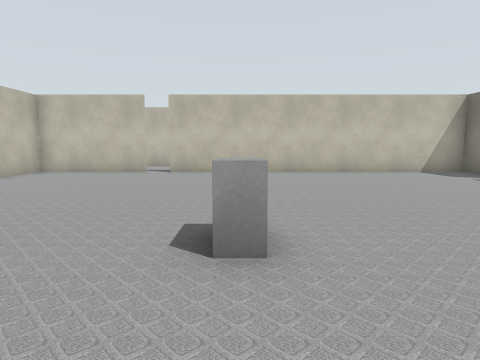
view 1 (above)

24 first-person views from a walk through a world built for the Gazebo simulator. The camera is 0.94 m above the floor, tilts 6° down and sees 75° across. The lines on the ground mark 1 m squares. The floor is counted in squares, 1 m on a side. Each view is taken from the middle of a square. On the plan, view 1 faces up. The plan holds only what a view shows up to about 12 squares ahead; the rest is blank. The place goes on beyond the plan.

view 2
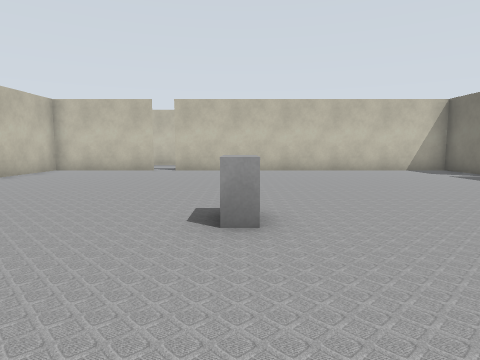

view 3
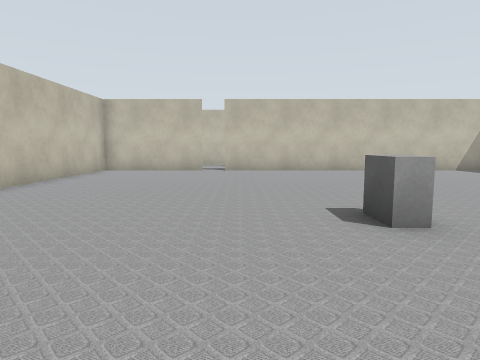

view 4
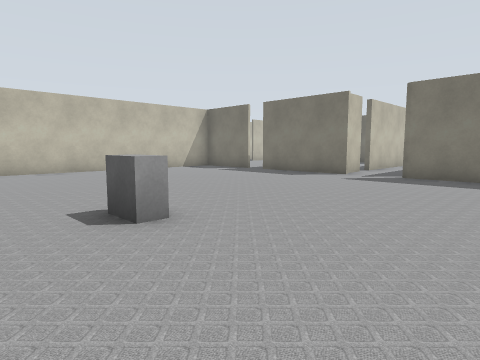

view 5
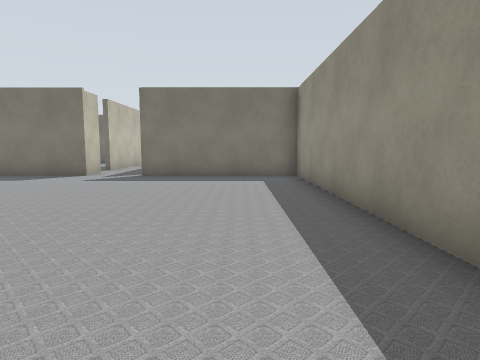

view 6
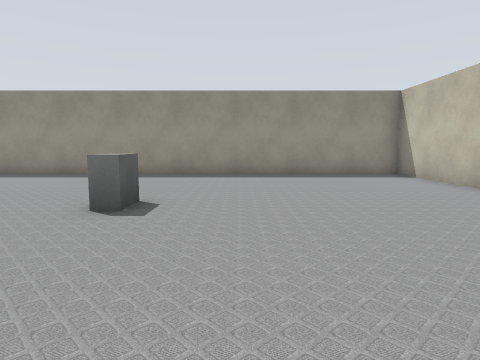

view 7
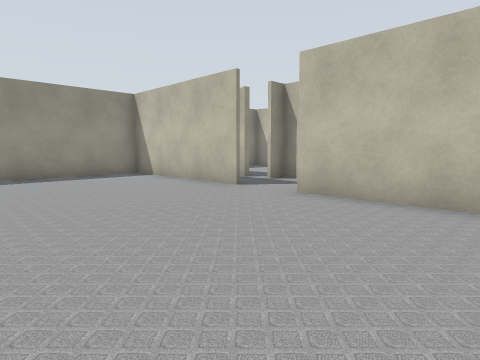

view 8
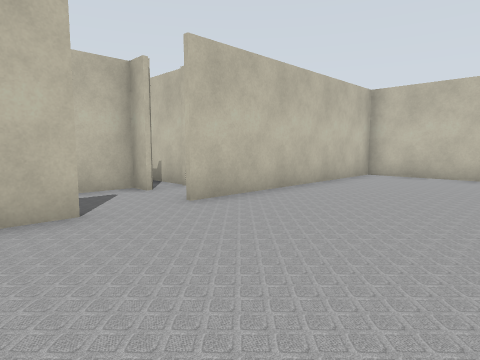

view 9
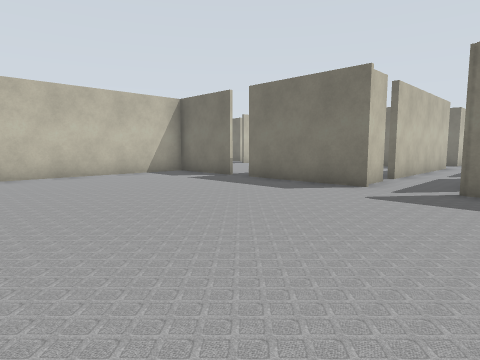

view 10
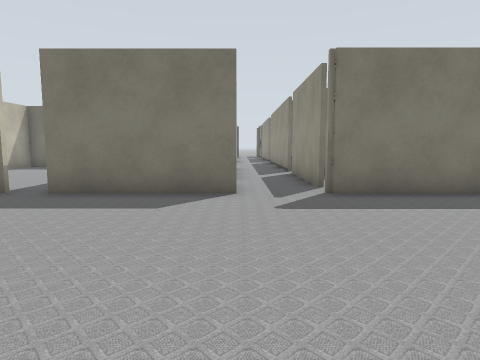

view 11
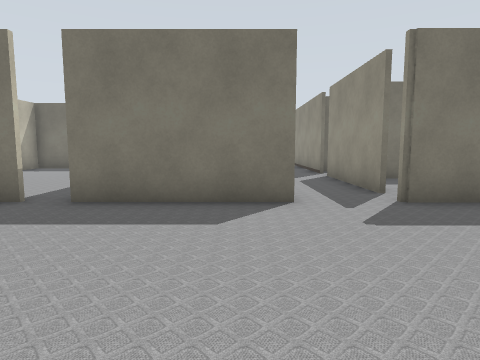

view 12
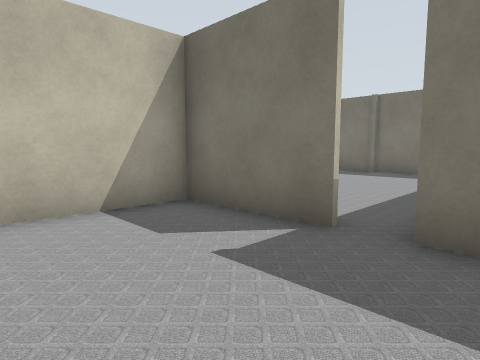

view 13
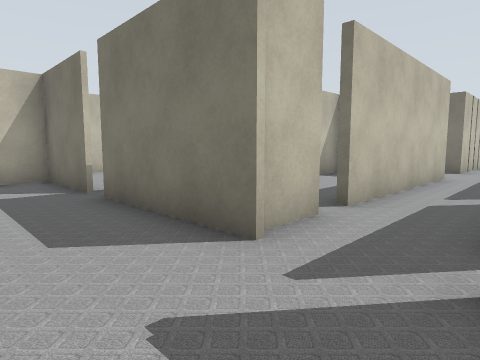

view 14
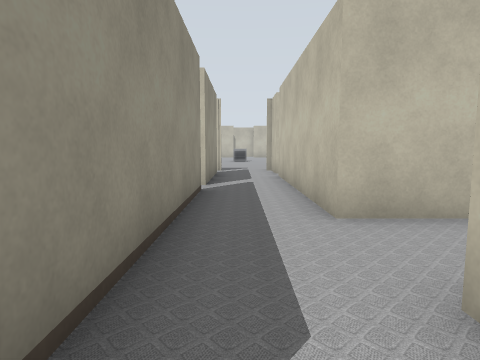

view 15
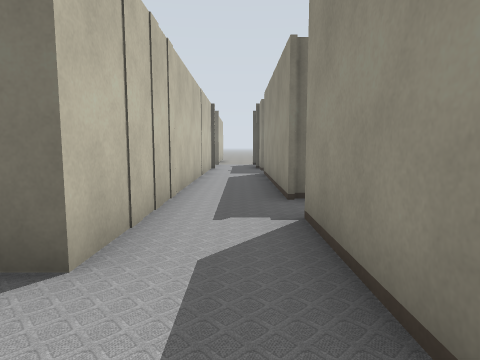

view 16
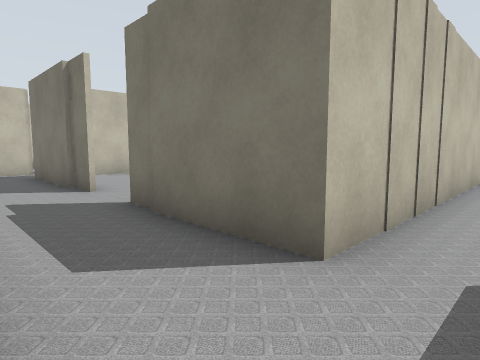

view 17
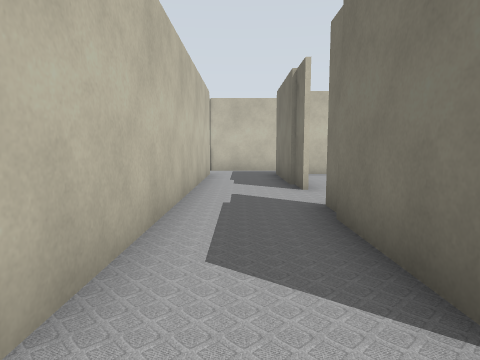

view 18
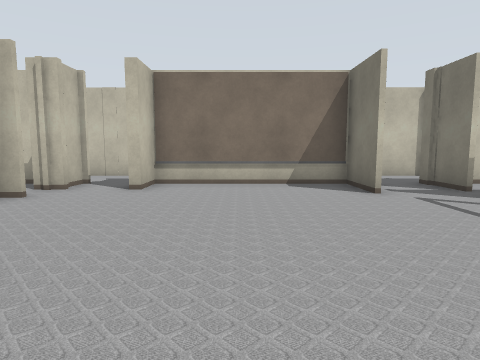

view 19
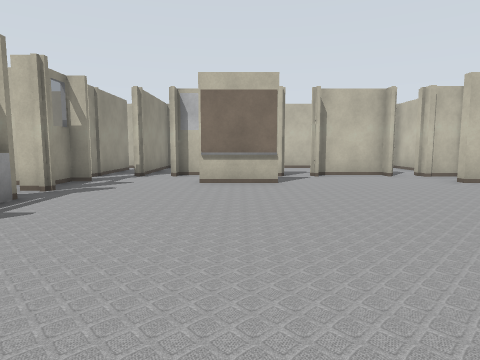

view 20
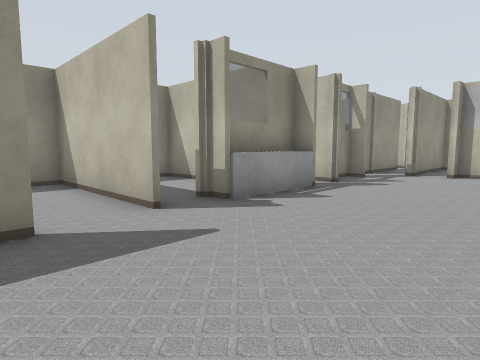

view 21
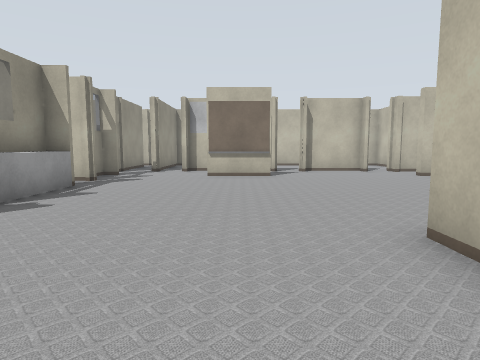

view 22
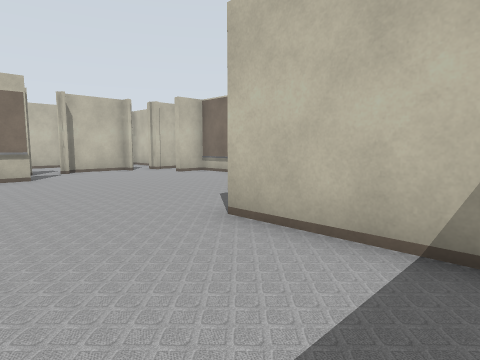

view 23
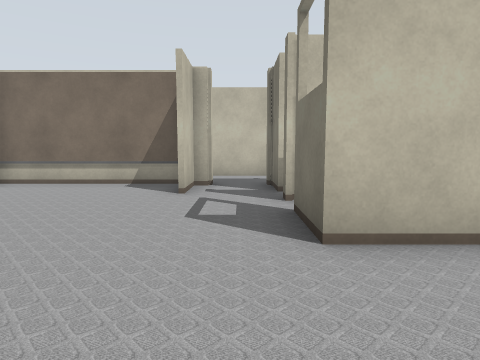

view 24
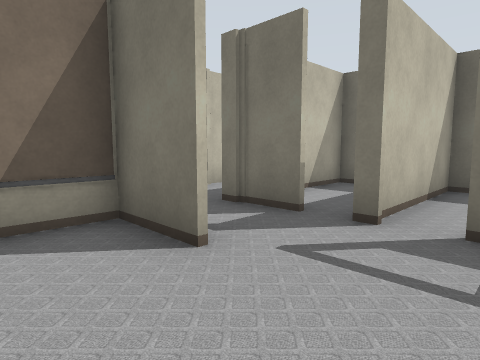

### Floor plan
Ten units are one square. View 1 is at (0, 0); x grows to the right and y downward. Boxes are objects, and circles mark ways between rooms. Rooms are numbered by the first view taken in them; rooms with no view inside come last. Other rooms are left out.
<svg viewBox="-103 -155 436 285">
<path fill="none" stroke="#000" d="M-75 -25 -75 29 83 29 83 -22M83 -40 83 -80M-35 -117 -75 -117 -75 -41M-91 -43 -98 -43 -98 -21 -91 -21M83 -88 83 -117 -26 -117M227 -20 227 -21 282 -21 282 -17M279 -17 279 -2M175 -21 209 -21 209 -9M193 -72 193 -81M298 -5 298 -22M193 -98 193 -141M310 -43 193 -43 193 -71M316 -43 311 -43M169 -140 169 -43M141 -21 175 -21M99 -43 86 -43M92 -21 132 -21M169 -43 106 -43M296 91 296 125M298 5 298 1M252 91 282 91 282 98M328 30 298 30 298 14M278 -2 278 -20 227 -20M255 96 278 96M228 39 228 61M282 -17 279 -17M224 91 224 96 232 96M210 2 205 2 205 24M228 -20 228 -9M205 62 205 71 210 71"/>
<rect x="-5" y="-35" width="10" height="10" fill="#bbb"><title>cabinet</title></rect>
<circle cx="80" cy="-30" r="3" fill="#2a7"/>
<circle cx="180" cy="-30" r="3" fill="#2a7"/>
<circle cx="220" cy="-15" r="3" fill="#2a7"/>
<circle cx="290" cy="-15" r="3" fill="#2a7"/>
<circle cx="220" cy="60" r="3" fill="#2a7"/>
<text x="0" y="-40">1</text>
<text x="230" y="-30">2</text>
<text x="130" y="-30">3</text>
<text x="280" y="50">4</text>
<text x="220" y="60">5</text>
</svg>
Room 1 opens to room 3. Room 2 opens to room 3. Room 2 opens to room 4. Room 4 opens to room 5.

Where each view was taken, in squares from view 1:
view 1: 0 up, 0 right, facing up
view 2: 1 down, 0 right, facing up
view 3: 1 down, 2 left, facing up
view 4: 1 down, 2 left, facing up-right
view 5: 1 down, 2 left, facing right
view 6: 8 up, 2 left, facing down
view 7: 8 up, 2 left, facing down-left
view 8: 1 up, 3 left, facing up-left
view 9: 1 up, 1 right, facing up-right
view 10: 4 up, 2 right, facing right
view 11: 5 up, 3 right, facing right
view 12: 7 up, 5 right, facing up-right
view 13: 2 up, 6 right, facing up-right
view 14: 3 up, 21 right, facing left
view 15: 3 up, 17 right, facing right
view 16: 3 up, 17 right, facing up-right
view 17: 3 up, 18 right, facing up
view 18: 6 down, 25 right, facing up
view 19: 5 down, 31 right, facing left
view 20: 5 down, 32 right, facing down-left
view 21: 5 down, 33 right, facing left
view 22: 6 down, 33 right, facing up-left
view 23: 6 down, 29 right, facing up
view 24: 2 down, 26 right, facing up-right
